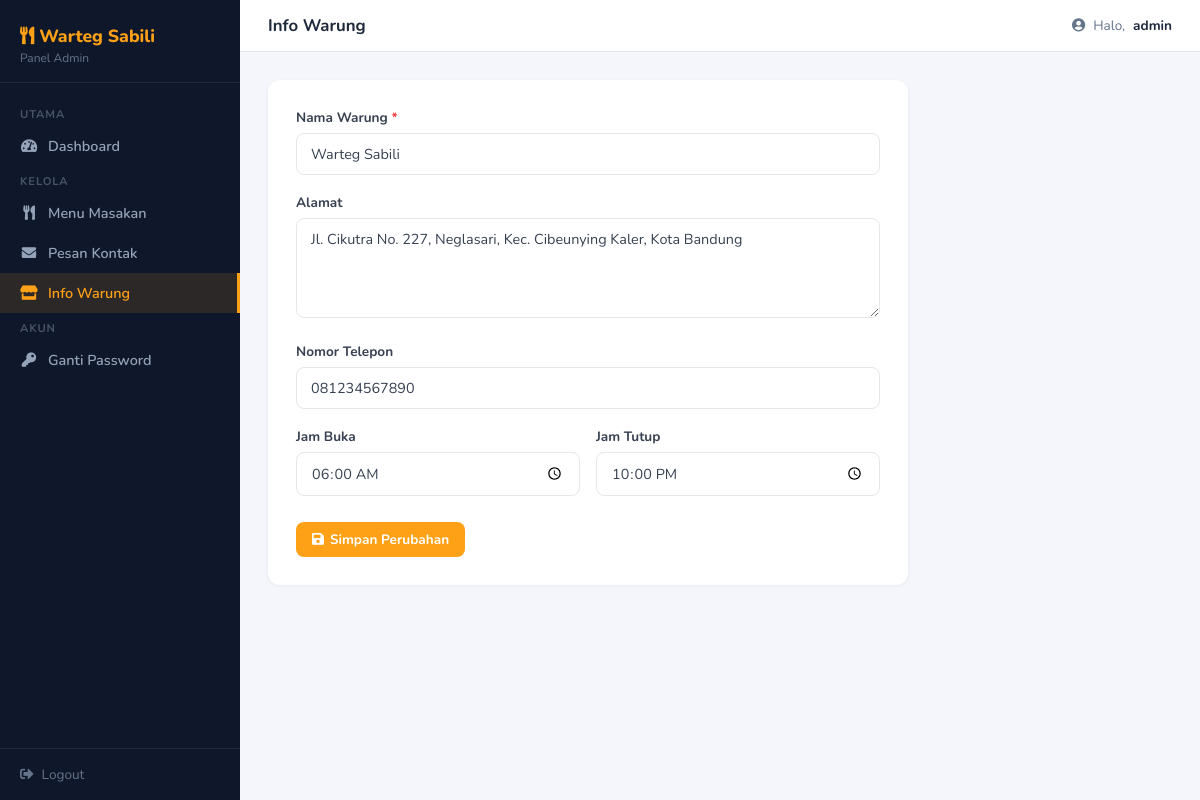
Page /admin/warung/edit.php (signed in) on the committed database.
### tables this page shows
CREATE TABLE warung (
    id INT PRIMARY KEY AUTO_INCREMENT,
    nama VARCHAR(100) NOT NULL,
    alamat TEXT,
    no_telepon VARCHAR(20),
    jam_buka TIME,
    jam_tutup TIME
);

### admin/warung/edit.php (the view, shortened to what this page needs)
<?php
require_once dirname(__DIR__) . '/../db.php';
$warung = $conn->query("SELECT * FROM warung WHERE id = 1 LIMIT 1")->fetch_assoc();
require_once '../_layout.php';
?>
<div class="form-card">
    <form method="POST">
        <div class="form-group">
            <label>Nama Warung <span style="color:#ef4444">*</span></label>
            <input type="text" name="nama" value="<?= htmlspecialchars($warung['nama'] ?? '') ?>">
        </div>
        <div class="form-group">
            <label>Alamat</label>
            <textarea name="alamat"><?= htmlspecialchars($warung['alamat'] ?? '') ?></textarea>
        </div>
        <div class="form-group">
            <label>Nomor Telepon</label>
            <input type="text" name="no_telepon" value="<?= htmlspecialchars($warung['no_telepon'] ?? '') ?>" placeholder="cth: 081234567890">
        </div>
        <div class="form-row">
            <div class="form-group">
                <label>Jam Buka</label>
                <input type="time" name="jam_buka" value="<?= htmlspecialchars($warung['jam_buka'] ?? '06:00') ?>">
            </div>
            <div class="form-group">
                <label>Jam Tutup</label>
                <input type="time" name="jam_tutup" value="<?= htmlspecialchars($warung['jam_tutup'] ?? '22:00') ?>">
            </div>
        </div>
        <div style="margin-top:8px">
            <button type="submit" class="btn btn-primary"><i class="fa fa-save"></i> Simpan Perubahan</button>
        </div>
    </form>
</div>
<?php require_once '../_layout_end.php'; ?>

### admin/_layout.php (style rules this page uses)
*,*::before,*::after { box-sizing:border-box;margin:0;padding:0 }
body { font-family:'Nunito',sans-serif;background:#f4f6fb;color:#333;display:flex;min-height:100vh }
.btn { display:inline-flex;align-items:center;gap:6px;padding:8px 16px;border-radius:8px;font-size:.85rem;font-weight:700;font-family:'Nunito',sans-serif;cursor:pointer;border:none;text-decoration:none;transition:opacity .15s }
.btn-primary { background:#FEA116;color:#fff }
.form-card { background:#fff;border-radius:12px;padding:28px;box-shadow:0 1px 4px rgba(0,0,0,.06);max-width:640px }
.form-group { margin-bottom:18px }
.form-group label { display:block;font-size:.85rem;font-weight:700;color:#374151;margin-bottom:6px }
.form-group input,.form-group textarea,.form-group select { width:100%;padding:10px 14px;border:1.5px solid #e5e7eb;border-radius:8px;font-size:.9rem;font-family:'Nunito',sans-serif;color:#374151;transition:border-color .2s;background:#fff }
.form-group textarea { resize:vertical;min-height:100px }
.form-row { display:grid;grid-template-columns:1fr 1fr;gap:16px }

### rows in the picture
warung: nama "Warteg Sabili", alamat "Jl. Cikutra No. 227, Neglasari, Kec. Cibeunying Kaler, Kota Bandung", no_telepon "081234567890", jam_buka "06:00:00", jam_tutup "22:00:00"

### other values in the picture
$pageTitle "Info Warung"
$_SESSION['admin_username'] "admin"
